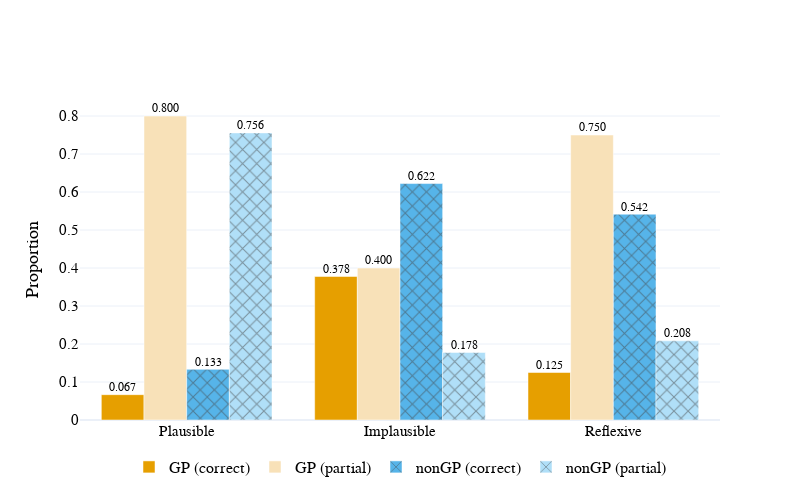

Notebook code cell kept with this figure:
### Code cell
# Define colors and patterns
colors = {
    'GP': ['#E69F00', '#F8E1B8'],       # Dark and light shades for GP
    'nonGP': ['#56B4E9', '#B0DFF8'],    # Dark and light shades for nonGP
}
patterns = {
    'GP': '',                 # Solid for GP bars
    'nonGP': 'x'             # Cross-hatch for nonGP bars
}

# Create a figure
fig = go.Figure()

# Add bars for GP and nonGP
for sentence_type in ['GP', 'nonGP']:
    # Correct Mean
    fig.add_trace(go.Bar(
        x=avg_accuracy_drawings[avg_accuracy_drawings['SentenceType'] == sentence_type]['ManipulationType'],
        y=avg_accuracy_drawings[avg_accuracy_drawings['SentenceType'] == sentence_type]['correct_mean'],
        name=f'{sentence_type} (correct)',
        marker_color=colors[sentence_type][0],  # Darker shade for correct_mean
        marker_pattern_shape=patterns[sentence_type]
    ))
    
    # Partial Mean
    fig.add_trace(go.Bar(
        x=avg_accuracy_drawings[avg_accuracy_drawings['SentenceType'] == sentence_type]['ManipulationType'],
        y=avg_accuracy_drawings[avg_accuracy_drawings['SentenceType'] == sentence_type]['partial_mean'],
        name=f'{sentence_type} (partial)',
        marker_color=colors[sentence_type][1],  # Lighter shade for partial_mean
        marker_pattern_shape=patterns[sentence_type]
    ))

# Update layout for the custom font and legend
fig.update_layout(
    font=dict(
        family="Arial",
        size=15,
        color="black"
    ),
    legend=dict(
        orientation='h',
        yanchor='bottom',
        y=-0.2,
        xanchor='center',
        x=0.5,
        font=dict(
            family="American Typewriter",
            size=16,
            color="black"
        )
    ),
    yaxis=dict(title='Proportion'),
    xaxis_title="",
    template='plotly_white',
    width=800,
    height=500,
)

changes = [-0.3, 0.1, 0.7, 1.1, 1.7, 2.1]
# Annotations
for i in range(avg_accuracy_drawings.shape[0]):
    row = avg_accuracy_drawings.iloc[i]
    # Correct mean annotation
    fig.add_annotation(
        x= changes[i],
        y=row['correct_text_position'] + 0.04,
        text=f"{row['correct_mean']:.3f}",
        showarrow=False,
        font=dict(color='black', size=12),
    )
    # Partial mean annotation
    fig.add_annotation(
        x=changes[i] + 0.2,
        y=row['partial_text_position'] + 0.04,
        text=f"{row['partial_mean']:.3f}",
        showarrow=False,
        font=dict(color='black', size=12),
    )

# Show the plot
fig.write_image('experiments/gardenpath_10_24/analysis/plots/drawings_understood.pdf')
fig.show()

### Figure 1 — Plotly figure (JSON) as saved in the notebook; plotly's stock layout.template omitted (floating-point values rounded to 4 significant figures)
{"data": [{"marker": {"color": "#E69F00", "pattern": {"shape": ""}}, "name": "GP (correct)", "type": "bar", "x": ["Plausible", "Implausible", "Reflexive"], "y": [0.06667, 0.3778, 0.125]}, {"marker": {"color": "#F8E1B8", "pattern": {"shape": ""}}, "name": "GP (partial)", "type": "bar", "x": ["Plausible", "Implausible", "Reflexive"], "y": [0.8, 0.4, 0.75]}, {"marker": {"color": "#56B4E9", "pattern": {"shape": "x"}}, "name": "nonGP (correct)", "type": "bar", "x": ["Plausible", "Implausible", "Reflexive"], "y": [0.1333, 0.6222, 0.5417]}, {"marker": {"color": "#B0DFF8", "pattern": {"shape": "x"}}, "name": "nonGP (partial)", "type": "bar", "x": ["Plausible", "Implausible", "Reflexive"], "y": [0.7556, 0.1778, 0.2083]}], "layout": {"annotations": [{"font": {"color": "black", "size": 12}, "showarrow": false, "text": "0.067", "x": -0.3, "y": 0.08667}, {"font": {"color": "black", "size": 12}, "showarrow": false, "text": "0.800", "x": -0.1, "y": 0.82}, {"font": {"color": "black", "size": 12}, "showarrow": false, "text": "0.133", "x": 0.1, "y": 0.1533}, {"font": {"color": "black", "size": 12}, "showarrow": false, "text": "0.756", "x": 0.3, "y": 0.7756}, {"font": {"color": "black", "size": 12}, "showarrow": false, "text": "0.378", "x": 0.7, "y": 0.3978}, {"font": {"color": "black", "size": 12}, "showarrow": false, "text": "0.400", "x": 0.9, "y": 0.42}, {"font": {"color": "black", "size": 12}, "showarrow": false, "text": "0.622", "x": 1.1, "y": 0.6422}, {"font": {"color": "black", "size": 12}, "showarrow": false, "text": "0.178", "x": 1.3, "y": 0.1978}, {"font": {"color": "black", "size": 12}, "showarrow": false, "text": "0.125", "x": 1.7, "y": 0.145}, {"font": {"color": "black", "size": 12}, "showarrow": false, "text": "0.750", "x": 1.9, "y": 0.77}, {"font": {"color": "black", "size": 12}, "showarrow": false, "text": "0.542", "x": 2.1, "y": 0.5617}, {"font": {"color": "black", "size": 12}, "showarrow": false, "text": "0.208", "x": 2.3, "y": 0.2283}], "font": {"color": "black", "family": "Arial", "size": 15}, "height": 500, "legend": {"font": {"color": "black", "family": "American Typewriter", "size": 16}, "orientation": "h", "x": 0.5, "xanchor": "center", "y": -0.2, "yanchor": "bottom"}, "width": 800, "xaxis": {"title": {"text": ""}}, "yaxis": {"title": {"text": "Proportion"}}}}
